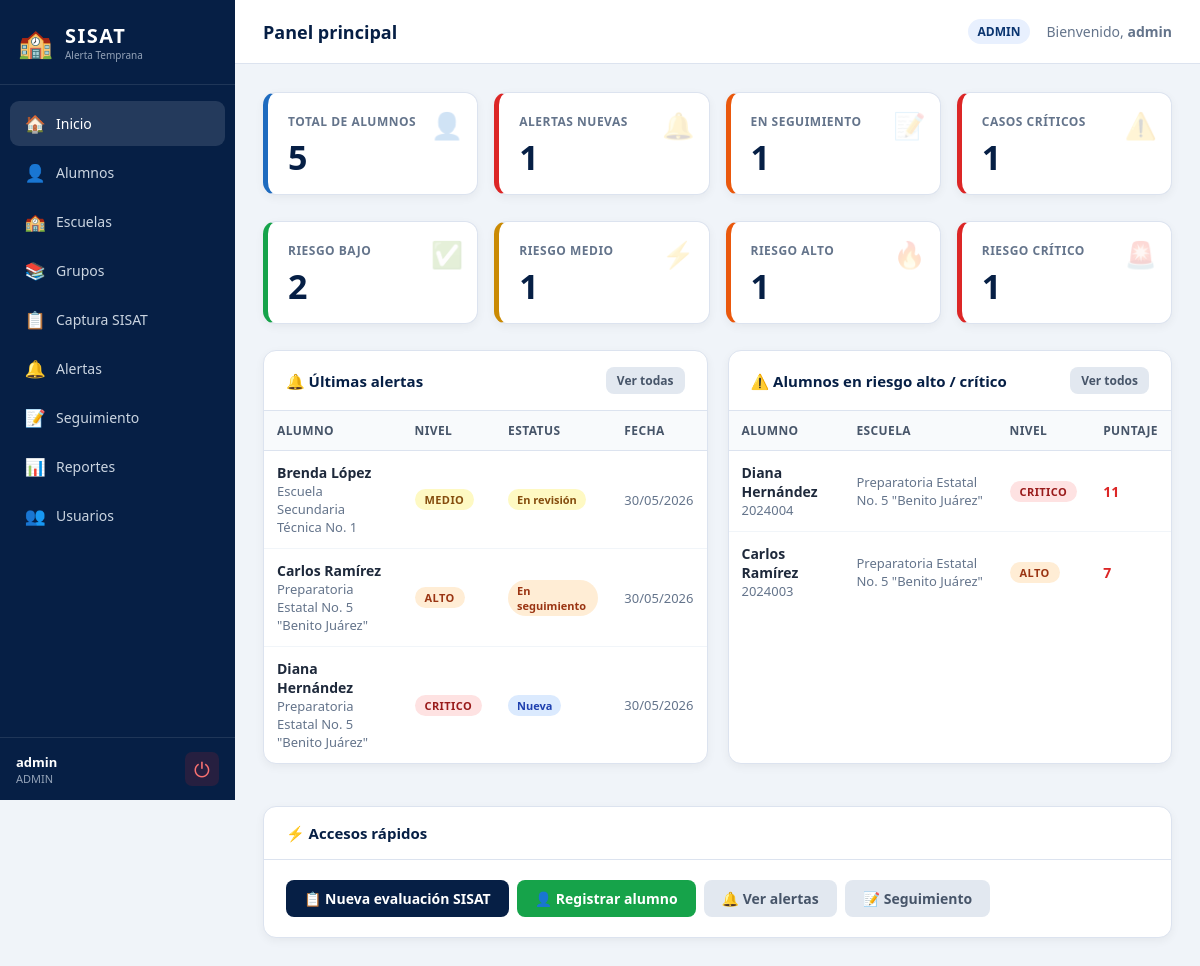
The page /dashboard.php (signed in) on the database its author committed.
### tables this page shows
CREATE TABLE alerta (
    ID_ALERTA       INT AUTO_INCREMENT PRIMARY KEY,
    ID_ALUMNO       INT NOT NULL,
    ID_EVALUACION   INT NOT NULL,
    NIVEL_RIESGO    ENUM('BAJO','MEDIO','ALTO','CRITICO') NOT NULL,
    ESTATUS         ENUM('NUEVA','EN_REVISION','EN_SEGUIMIENTO','ATENDIDA','CERRADA') NOT NULL DEFAULT 'NUEVA',
    FECHA_CREACION  DATETIME NOT NULL DEFAULT CURRENT_TIMESTAMP,
    FECHA_CIERRE    DATETIME NULL,
    DESCRIPCION     TEXT NULL,
    CONSTRAINT fk_alerta_alumno FOREIGN KEY (ID_ALUMNO)     REFERENCES alumno(ID_ALUMNO),
    CONSTRAINT fk_alerta_eval   FOREIGN KEY (ID_EVALUACION) REFERENCES evaluacion_sisat(ID_EVALUACION)
);

CREATE TABLE escuela (
    ID_ESCUELA      INT AUTO_INCREMENT PRIMARY KEY,
    CCT             VARCHAR(15)  NOT NULL UNIQUE,
    NOMBRE_ESCUELA  VARCHAR(150) NOT NULL,
    MUNICIPIO       VARCHAR(80)  NOT NULL,
    NIVEL           ENUM('PREESCOLAR','PRIMARIA','SECUNDARIA','BACHILLERATO','OTRO') NOT NULL DEFAULT 'SECUNDARIA',
    ZONA_ESCOLAR    VARCHAR(30)  NOT NULL,
    ACTIVA          TINYINT(1)   NOT NULL DEFAULT 1
);

CREATE TABLE alumno (
    ID_ALUMNO           INT AUTO_INCREMENT PRIMARY KEY,
    MATRICULA           VARCHAR(20)  NOT NULL UNIQUE,
    CURP                VARCHAR(18)  NULL UNIQUE,
    NOMBRE              VARCHAR(80)  NOT NULL,
    APELLIDO_PATERNO    VARCHAR(60)  NOT NULL,
    APELLIDO_MATERNO    VARCHAR(60)  NOT NULL DEFAULT '',
    FECHA_NACIMIENTO    DATE         NULL,
    SEXO                ENUM('M','F','OTRO') NOT NULL DEFAULT 'M',
    TELEFONO            VARCHAR(20)  NULL,
    CORREO              VARCHAR(120) NULL,
    DIRECCION           VARCHAR(200) NULL,
    ID_GRUPO            INT NULL,
    ID_USUARIO          INT NULL,
    ACTIVO              TINYINT(1)   NOT NULL DEFAULT 1,
    CONSTRAINT fk_alumno_grupo   FOREIGN KEY (ID_GRUPO)   REFERENCES grupo(ID_GRUPO),
    CONSTRAINT fk_alumno_usuario FOREIGN KEY (ID_USUARIO) REFERENCES usuario(ID_USUARIO)
);

### dashboard.php (the view, shortened to what this page needs)
<?php
require_once 'conexion.php';
require_once 'funciones.php';
$totalAlumnos   = $pdo->query("SELECT COUNT(*) FROM alumno WHERE ACTIVO = 1")->fetchColumn();
$alertasNuevas  = $pdo->query("SELECT COUNT(*) FROM alerta WHERE ESTATUS = 'NUEVA'")->fetchColumn();
$enSeguimiento  = $pdo->query("SELECT COUNT(*) FROM alerta WHERE ESTATUS = 'EN_SEGUIMIENTO'")->fetchColumn();
$criticos       = $pdo->query("SELECT COUNT(*) FROM alerta WHERE NIVEL_RIESGO = 'CRITICO' AND ESTATUS NOT IN ('CERRADA','ATENDIDA')")->fetchColumn();
$distRiesgo = $pdo->query("
    SELECT ev.NIVEL_RIESGO, COUNT(*) AS total
    FROM evaluacion_sisat ev
    INNER JOIN (
        SELECT ID_ALUMNO, MAX(ID_EVALUACION) AS ultima
        FROM evaluacion_sisat GROUP BY ID_ALUMNO
    ) ult ON ev.ID_ALUMNO = ult.ID_ALUMNO AND ev.ID_EVALUACION = ult.ultima
    GROUP BY ev.NIVEL_RIESGO
")->fetchAll();
$riesgos = ['BAJO' => 0, 'MEDIO' => 0, 'ALTO' => 0, 'CRITICO' => 0];
foreach ($distRiesgo as $r) $riesgos[$r['NIVEL_RIESGO']] = (int)$r['total'];
$ultimasAlertas = $pdo->query("
    SELECT al.ID_ALERTA, al.NIVEL_RIESGO, al.ESTATUS, al.FECHA_CREACION,
           CONCAT(a.NOMBRE,' ',a.APELLIDO_PATERNO) AS alumno_nombre,
           esc.NOMBRE_ESCUELA
    FROM alerta al
    INNER JOIN alumno a ON a.ID_ALUMNO = al.ID_ALUMNO
    LEFT JOIN grupo g ON g.ID_GRUPO = a.ID_GRUPO
    LEFT JOIN escuela esc ON esc.ID_ESCUELA = g.ID_ESCUELA
    ORDER BY al.FECHA_CREACION DESC
    LIMIT 8
")->fetchAll();
$alumnosCriticos = $pdo->query("
    SELECT a.ID_ALUMNO, CONCAT(a.NOMBRE,' ',a.APELLIDO_PATERNO) AS nombre_completo,
           a.MATRICULA, g.GRADO, g.GRUPO AS letra_grupo,
           esc.NOMBRE_ESCUELA, ev.NIVEL_RIESGO, ev.PUNTAJE_RIESGO, ev.FECHA_EVALUACION
    FROM evaluacion_sisat ev
    INNER JOIN (
        SELECT ID_ALUMNO, MAX(ID_EVALUACION) AS ultima
        FROM evaluacion_sisat GROUP BY ID_ALUMNO
    ) ult ON ev.ID_ALUMNO = ult.ID_ALUMNO AND ev.ID_EVALUACION = ult.ultima
    INNER JOIN alumno a ON a.ID_ALUMNO = ev.ID_ALUMNO AND a.ACTIVO = 1
    LEFT JOIN grupo g ON g.ID_GRUPO = a.ID_GRUPO
    LEFT JOIN escuela esc ON esc.ID_ESCUELA = g.ID_ESCUELA
    WHERE ev.NIVEL_RIESGO IN ('ALTO','CRITICO')
    ORDER BY ev.PUNTAJE_RIESGO DESC
    LIMIT 6
")->fetchAll();
$paginaActual = 'dashboard.php';
?>
<!DOCTYPE html>
<html lang="es">
<head>
    <link rel="stylesheet" href="estilos.css">
</head>
<body>
<div class="layout">
    <?php require_once 'sidebar.php'; ?>
    <div class="main-content">
        <div class="topbar">
            <div class="topbar-titulo">Panel principal</div>
            <span class="topbar-rol"><?= h($rol) ?></span>
            <span style="font-size:14px;color:#64748b;">
                Bienvenido, <strong><?= h($_SESSION['usuario']['nombre']) ?></strong>
            </span>
        </div>
        <div class="pagina">
            <div class="grid-metricas">
                <div class="card-metrica azul">
                    <div class="label">Total de alumnos</div>
                    <div class="valor"><?= $totalAlumnos ?></div>
                    <div class="ico">👤</div>
                </div>
                <div class="card-metrica rojo">
                    <div class="label">Alertas nuevas</div>
                    <div class="valor"><?= $alertasNuevas ?></div>
                    <div class="ico">🔔</div>
                </div>
                <div class="card-metrica naranja">
                    <div class="label">En seguimiento</div>
                    <div class="valor"><?= $enSeguimiento ?></div>
                    <div class="ico">📝</div>
                </div>
                <div class="card-metrica rojo">
                    <div class="label">Casos críticos</div>
                    <div class="valor"><?= $criticos ?></div>
                    <div class="ico">⚠️</div>
                </div>
            </div>
            <div class="grid-metricas">
                <div class="card-metrica verde">
                    <div class="label">Riesgo bajo</div>
                    <div class="valor"><?= $riesgos['BAJO'] ?></div>
                    <div class="ico">✅</div>
                </div>
                <div class="card-metrica amarillo">
                    <div class="label">Riesgo medio</div>
                    <div class="valor"><?= $riesgos['MEDIO'] ?></div>
                    <div class="ico">⚡</div>
                </div>
                <div class="card-metrica naranja">
                    <div class="label">Riesgo alto</div>
                    <div class="valor"><?= $riesgos['ALTO'] ?></div>
                    <div class="ico">🔥</div>
                </div>
                <div class="card-metrica rojo">
                    <div class="label">Riesgo crítico</div>
                    <div class="valor"><?= $riesgos['CRITICO'] ?></div>
                    <div class="ico">🚨</div>
                </div>
            </div>
            <div style="display:grid;grid-template-columns:1fr 1fr;gap:20px;flex-wrap:wrap;">
                <div class="panel">
                    <div class="panel-header">
                        <h3>🔔 Últimas alertas</h3>
                        <a class="btn btn-secundario btn-sm" href="alertas.php">Ver todas</a>
                    </div>
                    <div class="panel-body" style="padding:0;">
                        <table>
                            <thead>
                                <tr>
                                    <th>Alumno</th>
                                    <th>Nivel</th>
                                    <th>Estatus</th>
                                    <th>Fecha</th>
                                </tr>
                            </thead>
                            <tbody>
                            <?php if (empty($ultimasAlertas)): ?>
                                <tr><td colspan="4" class="texto-centro texto-gris" style="padding:20px;">Sin alertas registradas.</td></tr>
                            <?php else: ?>
                                <?php foreach ($ultimasAlertas as $al): ?>
                                <tr>
                                    <td>
                                        <strong><?= h($al['alumno_nombre']) ?></strong>
                                        <?php if ($al['NOMBRE_ESCUELA']): ?>
                                            <div class="texto-gris"><?= h($al['NOMBRE_ESCUELA']) ?></div>
                                        <?php endif; ?>
                                    </td>
                                    <td><?= badgeRiesgo($al['NIVEL_RIESGO']) ?></td>
                                    <td><?= badgeEstatus($al['ESTATUS']) ?></td>
                                    <td class="texto-gris"><?= fechaCorta($al['FECHA_CREACION']) ?></td>
                                </tr>
                                <?php endforeach; ?>
                            <?php endif; ?>
                            </tbody>
                        </table>
                    </div>
                </div>
                <div class="panel">
                    <div class="panel-header">
                        <h3>⚠️ Alumnos en riesgo alto / crítico</h3>
                        <a class="btn btn-secundario btn-sm" href="alumnos.php">Ver todos</a>
                    </div>
                    <div class="panel-body" style="padding:0;">
                        <table>
                            <thead>
                                <tr>
                                    <th>Alumno</th>
                                    <th>Escuela</th>
                                    <th>Nivel</th>
                                    <th>Puntaje</th>
                                </tr>
                            </thead>
                            <tbody>
                            <?php if (empty($alumnosCriticos)): ?>
                                <tr><td colspan="4" class="texto-centro texto-gris" style="padding:20px;">Sin alumnos en riesgo alto o crítico.</td></tr>
                            <?php else: ?>
                                <?php foreach ($alumnosCriticos as $ac): ?>
                                <tr>
                                    <td>
                                        <strong><?= h($ac['nombre_completo']) ?></strong>
                                        <div class="texto-gris"><?= h($ac['MATRICULA']) ?></div>
                                    </td>
                                    <td class="texto-gris"><?= h($ac['NOMBRE_ESCUELA'] ?? '—') ?></td>
                                    <td><?= badgeRiesgo($ac['NIVEL_RIESGO']) ?></td>
                                    <td style="font-weight:700;color:#dc2626;"><?= $ac['PUNTAJE_RIESGO'] ?></td>
                                </tr>
                                <?php endforeach; ?>
                            <?php endif; ?>
                            </tbody>
                        </table>
                    </div>
                </div>
            </div>
            <?php if (in_array($rol, ['ADMIN','DOCENTE','ORIENTADOR'])): ?>
            <div class="panel mt-20">
                <div class="panel-header"><h3>⚡ Accesos rápidos</h3></div>
                <div class="panel-body flex-gap">
                    <a class="btn btn-primario" href="captura_sisat.php">📋 Nueva evaluación SISAT</a>
                    <a class="btn btn-exito"    href="alumnos.php?accion=nuevo">👤 Registrar alumno</a>
                    <a class="btn btn-secundario" href="alertas.php">🔔 Ver alertas</a>
                    <a class="btn btn-secundario" href="seguimiento.php">📝 Seguimiento</a>
                </div>
            </div>
            <?php endif; ?>
        </div>
    </div>
</div>
</body>
</html>

### sidebar.php
<?php
$rol = $_SESSION['usuario']['rol'] ?? '';
$paginaActual = $paginaActual ?? basename($_SERVER['PHP_SELF']);
$menuAdmin = [
    ['url' => 'dashboard.php',    'ico' => '🏠', 'txt' => 'Inicio'],
    ['url' => 'alumnos.php',      'ico' => '👤', 'txt' => 'Alumnos'],
    ['url' => 'escuelas.php',     'ico' => '🏫', 'txt' => 'Escuelas'],
    ['url' => 'grupos.php',       'ico' => '📚', 'txt' => 'Grupos'],
    ['url' => 'captura_sisat.php','ico' => '📋', 'txt' => 'Captura SISAT'],
    ['url' => 'alertas.php',      'ico' => '🔔', 'txt' => 'Alertas'],
    ['url' => 'seguimiento.php',  'ico' => '📝', 'txt' => 'Seguimiento'],
    ['url' => 'reportes.php',     'ico' => '📊', 'txt' => 'Reportes'],
    ['url' => 'usuarios.php',     'ico' => '👥', 'txt' => 'Usuarios'],
];
$menuSedu = [
    ['url' => 'dashboard.php',    'ico' => '🏠', 'txt' => 'Inicio'],
    ['url' => 'alumnos.php',      'ico' => '👤', 'txt' => 'Alumnos'],
    ['url' => 'escuelas.php',     'ico' => '🏫', 'txt' => 'Escuelas'],
    ['url' => 'alertas.php',      'ico' => '🔔', 'txt' => 'Alertas'],
    ['url' => 'reportes.php',     'ico' => '📊', 'txt' => 'Reportes SEDU'],
];
$menuDirector = [
    ['url' => 'dashboard.php',    'ico' => '🏠', 'txt' => 'Inicio'],
    ['url' => 'alumnos.php',      'ico' => '👤', 'txt' => 'Alumnos'],
    ['url' => 'grupos.php',       'ico' => '📚', 'txt' => 'Grupos'],
    ['url' => 'alertas.php',      'ico' => '🔔', 'txt' => 'Alertas'],
    ['url' => 'seguimiento.php',  'ico' => '📝', 'txt' => 'Seguimiento'],
    ['url' => 'reportes.php',     'ico' => '📊', 'txt' => 'Reportes'],
];
$menuDocente = [
    ['url' => 'dashboard.php',    'ico' => '🏠', 'txt' => 'Inicio'],
    ['url' => 'alumnos.php',      'ico' => '👤', 'txt' => 'Mis alumnos'],
    ['url' => 'captura_sisat.php','ico' => '📋', 'txt' => 'Captura SISAT'],
    ['url' => 'alertas.php',      'ico' => '🔔', 'txt' => 'Alertas'],
];
$menuOrientador = [
    ['url' => 'dashboard.php',    'ico' => '🏠', 'txt' => 'Inicio'],
    ['url' => 'alumnos.php',      'ico' => '👤', 'txt' => 'Alumnos'],
    ['url' => 'captura_sisat.php','ico' => '📋', 'txt' => 'Captura SISAT'],
    ['url' => 'alertas.php',      'ico' => '🔔', 'txt' => 'Alertas'],
    ['url' => 'seguimiento.php',  'ico' => '📝', 'txt' => 'Seguimiento'],
];
$menuAlumno = [
    ['url' => 'dashboard.php',    'ico' => '🏠', 'txt' => 'Mi panel'],
];
$menus = [
    'ADMIN'      => $menuAdmin,
    'SEDU'       => $menuSedu,
    'DIRECTOR'   => $menuDirector,
    'DOCENTE'    => $menuDocente,
    'ORIENTADOR' => $menuOrientador,
    'ALUMNO'     => $menuAlumno,
];
$menu = $menus[$rol] ?? $menuAlumno;
?>
<aside class="sidebar">
    <div class="sidebar-brand">
        <span class="sidebar-icon">🏫</span>
        <div>
            <div class="sidebar-title">SISAT</div>
            <div class="sidebar-sub">Alerta Temprana</div>
        </div>
    </div>
    <nav class="sidebar-nav">
        <?php foreach ($menu as $item): ?>
            <a
                href="<?= h($item['url']) ?>"
                class="nav-item <?= ($paginaActual === $item['url']) ? 'activo' : '' ?>"
            >
                <span class="nav-ico"><?= $item['ico'] ?></span>
                <span><?= h($item['txt']) ?></span>
            </a>
        <?php endforeach; ?>
    </nav>
    <div class="sidebar-footer">
        <div class="sidebar-user">
            <div class="sidebar-user-name"><?= h($_SESSION['usuario']['nombre'] ?? '') ?></div>
            <div class="sidebar-user-rol"><?= h($rol) ?></div>
        </div>
        <a href="logout.php" class="btn-logout" title="Cerrar sesión">⏻</a>
    </div>
</aside>

### funciones.php (shortened to what this page needs)
<?php
function badgeRiesgo(string $nivel): string
{
    $clases = [
        'BAJO'    => 'badge-bajo',
        'MEDIO'   => 'badge-medio',
        'ALTO'    => 'badge-alto',
        'CRITICO' => 'badge-critico',
    ];
    $cls = $clases[$nivel] ?? 'badge-bajo';
    return '<span class="badge-riesgo ' . $cls . '">' . htmlspecialchars($nivel) . '</span>';
}
function badgeEstatus(string $estatus): string
{
    $etiquetas = [
        'NUEVA'          => ['cls' => 'est-nueva',    'txt' => 'Nueva'],
        'EN_REVISION'    => ['cls' => 'est-revision', 'txt' => 'En revisión'],
        'EN_SEGUIMIENTO' => ['cls' => 'est-seguimiento','txt' => 'En seguimiento'],
        'ATENDIDA'       => ['cls' => 'est-atendida', 'txt' => 'Atendida'],
        'CERRADA'        => ['cls' => 'est-cerrada',  'txt' => 'Cerrada'],
    ];
    $e = $etiquetas[$estatus] ?? ['cls' => '', 'txt' => $estatus];
    return '<span class="badge-estatus ' . $e['cls'] . '">' . htmlspecialchars($e['txt']) . '</span>';
}
function h(string $val): string
{
    return htmlspecialchars($val, ENT_QUOTES, 'UTF-8');
}
function fechaCorta(?string $fecha): string
{
    return date('d/m/Y', strtotime($fecha));
}
?>

### rows shown on the page
alerta: alumno_nombre "Brenda López", escuela.NOMBRE_ESCUELA "Escuela Secundaria Técnica No. 1", NIVEL_RIESGO "MEDIO", ESTATUS "En revisión", FECHA_CREACION "30/05/2026"
alerta: alumno_nombre "Carlos Ramírez", escuela.NOMBRE_ESCUELA "Preparatoria Estatal No. 5 \"Benito Juárez\"", NIVEL_RIESGO "ALTO", ESTATUS "En seguimiento", FECHA_CREACION "30/05/2026"
alerta: alumno_nombre "Diana Hernández", escuela.NOMBRE_ESCUELA "Preparatoria Estatal No. 5 \"Benito Juárez\"", NIVEL_RIESGO "CRITICO", ESTATUS "Nueva", FECHA_CREACION "30/05/2026"
alumno: nombre_completo "Diana Hernández", MATRICULA "2024004", escuela.NOMBRE_ESCUELA "Preparatoria Estatal No. 5 \"Benito Juárez\"", nivel "CRITICO", PUNTAJE_RIESGO "11"
alumno: nombre_completo "Carlos Ramírez", MATRICULA "2024003", escuela.NOMBRE_ESCUELA "Preparatoria Estatal No. 5 \"Benito Juárez\"", nivel "ALTO", PUNTAJE_RIESGO "7"

### other values the page prints
$item['ico'] "🏠"
$item['txt'] "Inicio"
$item['ico'] "👤"
$item['txt'] "Alumnos"
$item['ico'] "🏫"
$item['txt'] "Escuelas"
$item['ico'] "📚"
$item['txt'] "Grupos"
$item['ico'] "📋"
$item['txt'] "Captura SISAT"
$item['ico'] "🔔"
$item['txt'] "Alertas"
$item['ico'] "📝"
$item['txt'] "Seguimiento"
$item['ico'] "📊"
